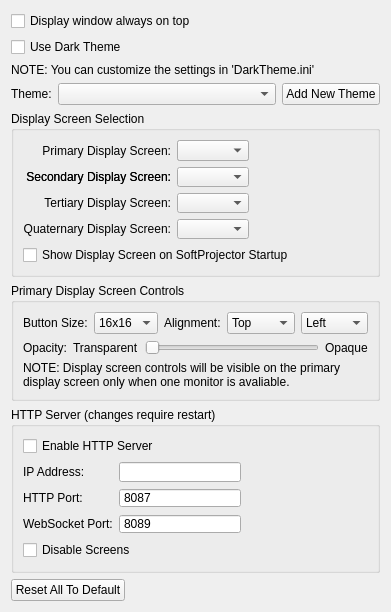
<?xml version="1.0" encoding="UTF-8"?>
<ui version="4.0">
 <class>GeneralSettingWidget</class>
 <widget class="QWidget" name="GeneralSettingWidget">
  <property name="geometry">
   <rect>
    <x>0</x>
    <y>0</y>
    <width>371</width>
    <height>519</height>
   </rect>
  </property>
  <layout class="QVBoxLayout" name="verticalLayout">
   <item>
    <widget class="QCheckBox" name="checkBoxDisplayOnTop">
     <property name="toolTip">
      <string>If checked, the screen &quot;window&quot; is always drawn on top of other windows. This prevents the user from accidently drawing a window onto the projector's screen.</string>
     </property>
     <property name="text">
      <string>Display window always on top</string>
     </property>
    </widget>
   </item>
   <item>
    <widget class="QCheckBox" name="checkBoxUseDarkTheme">
     <property name="toolTip">
      <string>Immediately Updates Registry</string>
     </property>
     <property name="text">
      <string>Use Dark Theme</string>
     </property>
    </widget>
   </item>
   <item>
    <widget class="QLabel" name="labelDarkThemeInfo">
     <property name="toolTip">
      <string/>
     </property>
     <property name="text">
      <string>NOTE: You can customize the settings in 'DarkTheme.ini'</string>
     </property>
    </widget>
   </item>
   <item>
    <layout class="QHBoxLayout" name="horizontalLayout_2">
     <item>
      <widget class="QLabel" name="label">
       <property name="text">
        <string>Theme:</string>
       </property>
      </widget>
     </item>
     <item>
      <widget class="QComboBox" name="comboBoxTheme">
       <property name="sizePolicy">
        <sizepolicy hsizetype="MinimumExpanding" vsizetype="Fixed">
         <horstretch>0</horstretch>
         <verstretch>0</verstretch>
        </sizepolicy>
       </property>
      </widget>
     </item>
     <item>
      <widget class="QPushButton" name="pushButtonAddTheme">
       <property name="text">
        <string>Add New Theme</string>
       </property>
       <property name="icon">
        <iconset resource="../softprojector.qrc">
         <normaloff>:/icons/icons/add.png</normaloff>:/icons/icons/add.png</iconset>
       </property>
      </widget>
     </item>
    </layout>
   </item>
   <item>
    <widget class="QGroupBox" name="groupBoxDisplayScreen">
     <property name="title">
      <string>Display Screen Selection</string>
     </property>
     <layout class="QGridLayout" name="gridLayout">
      <item row="1" column="1">
       <widget class="QComboBox" name="comboBoxDisplayScreen_2">
        <property name="sizePolicy">
         <sizepolicy hsizetype="Expanding" vsizetype="Fixed">
          <horstretch>0</horstretch>
          <verstretch>0</verstretch>
         </sizepolicy>
        </property>
        <property name="toolTip">
         <string>Select onto which screen to display</string>
        </property>
       </widget>
      </item>
      <item row="0" column="1">
       <widget class="QComboBox" name="comboBoxDisplayScreen">
        <property name="sizePolicy">
         <sizepolicy hsizetype="MinimumExpanding" vsizetype="Fixed">
          <horstretch>0</horstretch>
          <verstretch>0</verstretch>
         </sizepolicy>
        </property>
        <property name="toolTip">
         <string>Select onto which screen to display</string>
        </property>
       </widget>
      </item>
      <item row="1" column="0">
       <widget class="QLabel" name="label_displayScreen_2">
        <property name="text">
         <string>Secondary Display Screen:</string>
        </property>
        <property name="alignment">
         <set>Qt::AlignRight|Qt::AlignTrailing|Qt::AlignVCenter</set>
        </property>
       </widget>
      </item>
      <item row="0" column="2">
       <spacer name="horizontalSpacer_2">
        <property name="orientation">
         <enum>Qt::Horizontal</enum>
        </property>
        <property name="sizeHint" stdset="0">
         <size>
          <width>162</width>
          <height>20</height>
         </size>
        </property>
       </spacer>
      </item>
      <item row="2" column="2">
       <spacer name="horizontalSpacer_5">
        <property name="orientation">
         <enum>Qt::Horizontal</enum>
        </property>
        <property name="sizeHint" stdset="0">
         <size>
          <width>40</width>
          <height>20</height>
         </size>
        </property>
       </spacer>
      </item>
      <item row="0" column="0">
       <widget class="QLabel" name="label_displayScreen">
        <property name="text">
         <string>Primary Display Screen:</string>
        </property>
        <property name="alignment">
         <set>Qt::AlignRight|Qt::AlignTrailing|Qt::AlignVCenter</set>
        </property>
       </widget>
      </item>
      <item row="2" column="1">
       <widget class="QComboBox" name="comboBoxDisplayScreen_3">
        <property name="sizePolicy">
         <sizepolicy hsizetype="Expanding" vsizetype="Fixed">
          <horstretch>0</horstretch>
          <verstretch>0</verstretch>
         </sizepolicy>
        </property>
        <property name="toolTip">
         <string>Select onto which screen to display</string>
        </property>
       </widget>
      </item>
      <item row="0" column="1">
       <widget class="QComboBox" name="comboBoxDisplayScreen">
        <property name="sizePolicy">
         <sizepolicy hsizetype="MinimumExpanding" vsizetype="Fixed">
          <horstretch>0</horstretch>
          <verstretch>0</verstretch>
         </sizepolicy>
        </property>
        <property name="toolTip">
         <string>Select onto which screen to dispaly</string>
        </property>
       </widget>
      </item>
      <item row="2" column="0">
       <widget class="QLabel" name="label_displayScreen_3">
        <property name="text">
         <string>Tertiary Display Screen:</string>
        </property>
        <property name="alignment">
         <set>Qt::AlignRight|Qt::AlignTrailing|Qt::AlignVCenter</set>
        </property>
       </widget>
      </item>
      <item row="1" column="0">
       <widget class="QLabel" name="label_displayScreen_2">
        <property name="text">
         <string>Secondary Display Screen:</string>
        </property>
        <property name="alignment">
         <set>Qt::AlignRight|Qt::AlignTrailing|Qt::AlignVCenter</set>
        </property>
       </widget>
      </item>
      <item row="4" column="0" colspan="3">
       <widget class="QCheckBox" name="checkBoxDisplayOnStartUp">
        <property name="text">
         <string>Show Display Screen on SoftProjector Startup</string>
        </property>
       </widget>
      </item>
      <item row="3" column="0">
       <widget class="QLabel" name="label_displayScreen_4">
        <property name="text">
         <string>Quaternary Display Screen:</string>
        </property>
        <property name="alignment">
         <set>Qt::AlignRight|Qt::AlignTrailing|Qt::AlignVCenter</set>
        </property>
       </widget>
      </item>
      <item row="3" column="1">
       <widget class="QComboBox" name="comboBoxDisplayScreen_4">
        <property name="toolTip">
         <string>Select onto which screen to display</string>
        </property>
       </widget>
      </item>
      <item row="3" column="2">
       <spacer name="horizontalSpacer_6">
        <property name="orientation">
         <enum>Qt::Horizontal</enum>
        </property>
        <property name="sizeHint" stdset="0">
         <size>
          <width>40</width>
          <height>20</height>
         </size>
        </property>
       </spacer>
      </item>
     </layout>
    </widget>
   </item>
   <item>
    <widget class="QGroupBox" name="groupBoxDisplayControls">
     <property name="title">
      <string>Primary Display Screen Controls</string>
     </property>
     <layout class="QGridLayout" name="gridLayout_4">
      <item row="2" column="0">
       <widget class="QLabel" name="labelControlsInfo">
        <property name="text">
         <string>NOTE: Display screen controls will be visible on the primary display screen only when one monitor is avaliable.</string>
        </property>
        <property name="wordWrap">
         <bool>true</bool>
        </property>
       </widget>
      </item>
      <item row="0" column="0">
       <layout class="QHBoxLayout" name="horizontalLayout">
        <item>
         <widget class="QLabel" name="labelIconSize">
          <property name="text">
           <string>Button Size:</string>
          </property>
         </widget>
        </item>
        <item>
         <widget class="QComboBox" name="comboBoxIconSize">
          <item>
           <property name="text">
            <string>16x16</string>
           </property>
          </item>
          <item>
           <property name="text">
            <string>24x24</string>
           </property>
          </item>
          <item>
           <property name="text">
            <string>32x32</string>
           </property>
          </item>
          <item>
           <property name="text">
            <string>48x48</string>
           </property>
          </item>
          <item>
           <property name="text">
            <string>64x64</string>
           </property>
          </item>
          <item>
           <property name="text">
            <string>96x96</string>
           </property>
          </item>
         </widget>
        </item>
        <item>
         <spacer name="horizontalSpacer_4">
          <property name="orientation">
           <enum>Qt::Horizontal</enum>
          </property>
          <property name="sizeHint" stdset="0">
           <size>
            <width>40</width>
            <height>20</height>
           </size>
          </property>
         </spacer>
        </item>
        <item>
         <widget class="QLabel" name="labelAlignment">
          <property name="text">
           <string>Alignment:</string>
          </property>
         </widget>
        </item>
        <item>
         <widget class="QComboBox" name="comboBoxControlsAlignV">
          <item>
           <property name="text">
            <string>Top</string>
           </property>
          </item>
          <item>
           <property name="text">
            <string>Middle</string>
           </property>
          </item>
          <item>
           <property name="text">
            <string>Bottom</string>
           </property>
          </item>
         </widget>
        </item>
        <item>
         <widget class="QComboBox" name="comboBoxControlsAlignH">
          <item>
           <property name="text">
            <string>Left</string>
           </property>
          </item>
          <item>
           <property name="text">
            <string>Center</string>
           </property>
          </item>
          <item>
           <property name="text">
            <string>Right</string>
           </property>
          </item>
         </widget>
        </item>
       </layout>
      </item>
      <item row="1" column="0">
       <layout class="QHBoxLayout" name="horizontalLayout_3">
        <item>
         <widget class="QLabel" name="labelOpacity">
          <property name="text">
           <string>Opacity:</string>
          </property>
         </widget>
        </item>
        <item>
         <widget class="QLabel" name="labelTransparent">
          <property name="text">
           <string>Transparent</string>
          </property>
         </widget>
        </item>
        <item>
         <widget class="QSlider" name="horizontalSliderOpacity">
          <property name="maximum">
           <number>102</number>
          </property>
          <property name="orientation">
           <enum>Qt::Horizontal</enum>
          </property>
         </widget>
        </item>
        <item>
         <widget class="QLabel" name="labelOpaque">
          <property name="text">
           <string>Opaque</string>
          </property>
         </widget>
        </item>
       </layout>
      </item>
     </layout>
    </widget>
   </item>
   <item>
    <widget class="QGroupBox" name="gridGroupBox">
     <property name="title">
      <string>HTTP Server (changes require restart)</string>
     </property>
     <layout class="QGridLayout" name="gridLayout_5">
      <property name="leftMargin">
       <number>9</number>
      </property>
      <property name="topMargin">
       <number>9</number>
      </property>
      <property name="rightMargin">
       <number>9</number>
      </property>
      <property name="bottomMargin">
       <number>9</number>
      </property>
      <item row="5" column="1">
       <widget class="QSpinBox" name="spinBoxWebSocketPort">
        <property name="minimumSize">
         <size>
          <width>60</width>
          <height>0</height>
         </size>
        </property>
        <property name="frame">
         <bool>true</bool>
        </property>
        <property name="buttonSymbols">
         <enum>QAbstractSpinBox::NoButtons</enum>
        </property>
        <property name="maximum">
         <number>9999</number>
        </property>
        <property name="value">
         <number>8089</number>
        </property>
       </widget>
      </item>
      <item row="4" column="2">
       <spacer name="horizontalSpacer_5">
        <property name="orientation">
         <enum>Qt::Horizontal</enum>
        </property>
        <property name="sizeType">
         <enum>QSizePolicy::Expanding</enum>
        </property>
        <property name="sizeHint" stdset="0">
         <size>
          <width>40</width>
          <height>20</height>
         </size>
        </property>
       </spacer>
      </item>
      <item row="4" column="0">
       <widget class="QLabel" name="label_httpPort">
        <property name="enabled">
         <bool>true</bool>
        </property>
        <property name="sizePolicy">
         <sizepolicy hsizetype="Minimum" vsizetype="Preferred">
          <horstretch>0</horstretch>
          <verstretch>0</verstretch>
         </sizepolicy>
        </property>
        <property name="minimumSize">
         <size>
          <width>0</width>
          <height>0</height>
         </size>
        </property>
        <property name="maximumSize">
         <size>
          <width>16777213</width>
          <height>16777215</height>
         </size>
        </property>
        <property name="text">
         <string>HTTP Port:</string>
        </property>
       </widget>
      </item>
      <item row="7" column="0" colspan="3">
       <widget class="QCheckBox" name="checkBoxDisableScreens">
        <property name="toolTip">
         <string>Disable display forms for HTTP-only use (restart required).</string>
        </property>
        <property name="text">
         <string>Disable Screens</string>
        </property>
       </widget>
      </item>
      <item row="5" column="0">
       <widget class="QLabel" name="label_webSocketPort">
        <property name="text">
         <string>WebSocket Port:</string>
        </property>
       </widget>
      </item>
      <item row="4" column="1">
       <widget class="QSpinBox" name="spinBoxHttpPort">
        <property name="sizePolicy">
         <sizepolicy hsizetype="Preferred" vsizetype="Fixed">
          <horstretch>0</horstretch>
          <verstretch>0</verstretch>
         </sizepolicy>
        </property>
        <property name="minimumSize">
         <size>
          <width>60</width>
          <height>0</height>
         </size>
        </property>
        <property name="frame">
         <bool>true</bool>
        </property>
        <property name="buttonSymbols">
         <enum>QAbstractSpinBox::NoButtons</enum>
        </property>
        <property name="maximum">
         <number>9999</number>
        </property>
        <property name="value">
         <number>8087</number>
        </property>
       </widget>
      </item>
      <item row="0" column="0" colspan="3">
       <widget class="QCheckBox" name="checkBoxEnableHttpServer">
        <property name="text">
         <string>Enable HTTP Server</string>
        </property>
       </widget>
      </item>
      <item row="2" column="0">
       <widget class="QLabel" name="label_ipAddress">
        <property name="text">
         <string>IP Address:</string>
        </property>
       </widget>
      </item>
      <item row="2" column="1">
       <widget class="QLineEdit" name="lineEditHTTPServerIPAddress"/>
      </item>
     </layout>
    </widget>
   </item>
   <item>
    <spacer name="verticalSpacer">
     <property name="orientation">
      <enum>Qt::Vertical</enum>
     </property>
     <property name="sizeHint" stdset="0">
      <size>
       <width>20</width>
       <height>40</height>
      </size>
     </property>
    </spacer>
   </item>
   <item>
    <layout class="QGridLayout" name="gridLayout_2">
     <item row="0" column="0">
      <widget class="QPushButton" name="pushButtonDefault">
       <property name="text">
        <string>Reset All To Default</string>
       </property>
      </widget>
     </item>
     <item row="0" column="1">
      <spacer name="horizontalSpacer">
       <property name="orientation">
        <enum>Qt::Horizontal</enum>
       </property>
       <property name="sizeHint" stdset="0">
        <size>
         <width>40</width>
         <height>20</height>
        </size>
       </property>
      </spacer>
     </item>
    </layout>
   </item>
  </layout>
 </widget>
 <tabstops>
  <tabstop>checkBoxDisplayOnTop</tabstop>
  <tabstop>comboBoxTheme</tabstop>
  <tabstop>pushButtonAddTheme</tabstop>
  <tabstop>comboBoxDisplayScreen</tabstop>
  <tabstop>comboBoxDisplayScreen_2</tabstop>
  <tabstop>comboBoxIconSize</tabstop>
  <tabstop>comboBoxControlsAlignV</tabstop>
  <tabstop>comboBoxControlsAlignH</tabstop>
  <tabstop>horizontalSliderOpacity</tabstop>
  <tabstop>pushButtonDefault</tabstop>
 </tabstops>
 <resources>
  <include location="../softprojector.qrc"/>
 </resources>
 <connections/>
</ui>
